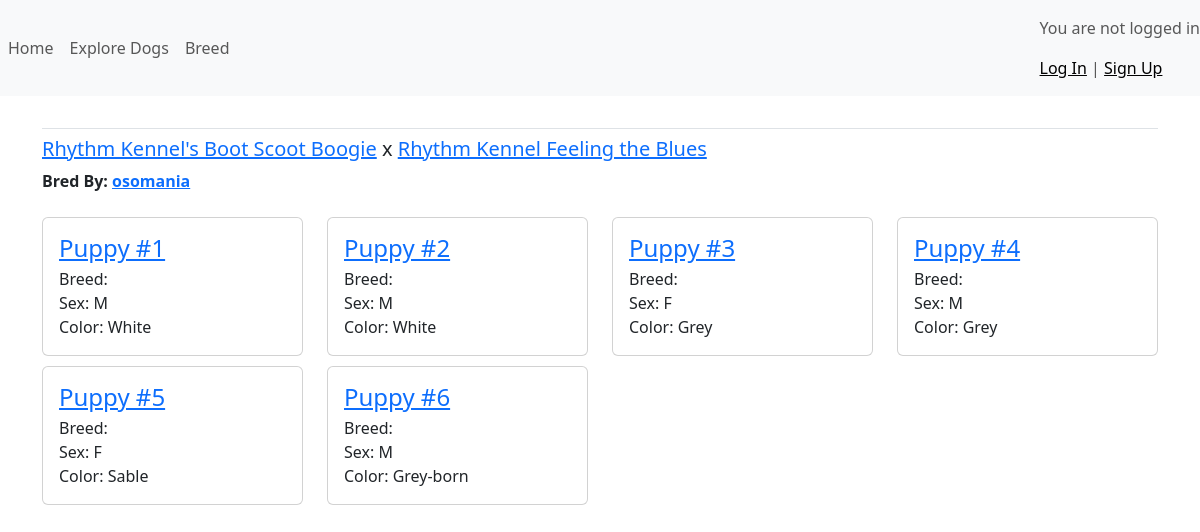
The page /dogs/litter/2 on the database its author committed.
### dogs/models.py (models this page shows, shortened)
class Dog(models.Model):
    name = models.CharField(max_length=50)
    owner = models.ForeignKey(User, on_delete=models.CASCADE)
    sire = models.ForeignKey('self', on_delete=models.CASCADE, null=True, blank=True, related_name="dogs_sire")
    dam = models.ForeignKey('self', on_delete=models.CASCADE, null=True, blank=True, related_name="dogs_dam")
    sex = models.CharField(max_length=10, choices=SEX_CHOICES, default='M')
    color = models.CharField(max_length=200)
    litter = models.ForeignKey(Litter, on_delete=models.CASCADE, null=True, blank=True)

### dogs/views.py (the view)
# urls.py: path('litter/<int:litter_id>', views.litter, name="litter")
def litter(request, litter_id):
    puppies = Dog.objects.filter(litter=litter_id)
    samplePuppy = puppies.first()
    dam = samplePuppy.dam
    sire = samplePuppy.sire
    litter = Litter.objects.get(id=litter_id)
    breeder = litter.breeder
    context = {'puppies':puppies, 'sire':sire, 'dam':dam, 'breeder':breeder}
    return render(request, 'dogs/litter.html', context)

### dogs/templates/dogs/litter.html
{% extends 'dogs/base.html' %}
{% load static %}
{% block content %}
    <h5><a href="{% url 'dogs_app:dog' dam.id %}">{{dam.name}}</a> x <a href="{% url 'dogs_app:dog' sire.id %}">{{sire.name}}</a></h5>
    <b>Bred By: <a href="{% url 'hightrial:profile' breeder.id %}">{{ breeder.username }}</a></b>
    <br>
    <br>
    <div class="row">
        {% for puppy in puppies %}
            <div class="col-md-3 " style="margin-bottom:10px;">
                <div class="card h-100">
                    <div class="card-body">
                        <h4 class="card-title">
                           <a href="{% url 'dogs_app:dog' puppy.id %}">{{ puppy.name }}</a>
                        </h4>
                        <div class="card-subtitle">
                            Breed: {{puppy.breed}}
                        </div>
                        <p class="card-text">
                            Sex: {{puppy.sex}}
                            <br>
                            Color: {{puppy.color}}
                        </p>
                    </div>
                </div>
            </div>
        {% empty %}
            <p>This litter does not exist</p>
        {% endfor %}
    </div>
{% endblock content %}

### rows shown on the page
Dog: name "Rhythm Kennel's Boot Scoot Boogie"
Dog: name "Rhythm Kennel Feeling the Blues"
Dog: name "Puppy #1", sex "M", color "White"
Dog: name "Puppy #2", sex "M", color "White"
Dog: name "Puppy #3", sex "F", color "Grey"
Dog: name "Puppy #4", sex "M", color "Grey"
Dog: name "Puppy #5", sex "F", color "Sable"
Dog: name "Puppy #6", sex "M", color "Grey-born"

### other values the page prints
{{ breeder.username }} "osomania"
